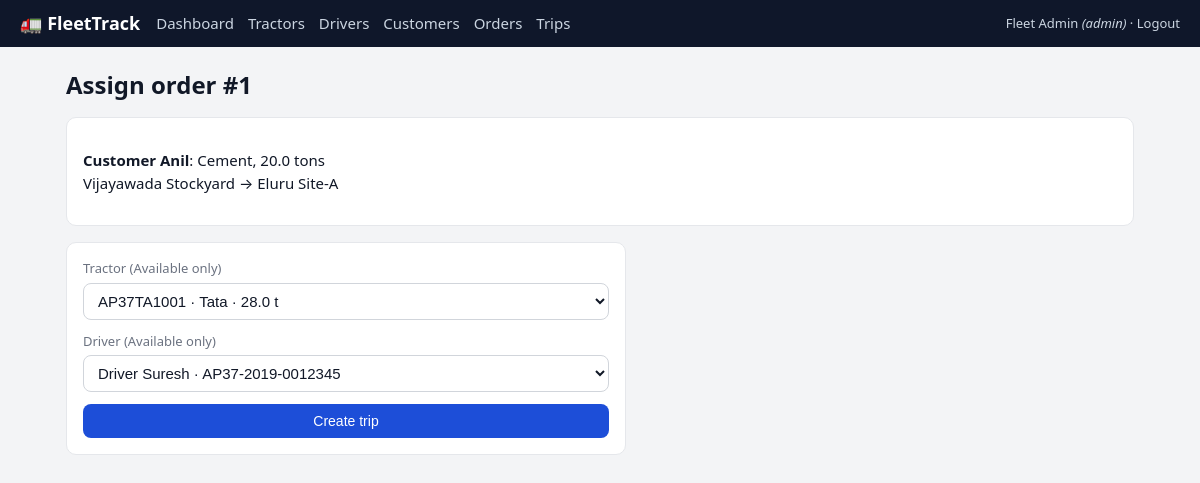
Screenshot of /orders/1/assign (signed in) with the database file from the repository.
### tables this page shows
CREATE TABLE users (
  id INTEGER PRIMARY KEY AUTOINCREMENT,
  name TEXT NOT NULL,
  email TEXT NOT NULL UNIQUE,
  mobile TEXT,
  password_hash TEXT NOT NULL,
  role TEXT NOT NULL CHECK (
    role IN ('admin', 'dispatcher', 'driver', 'customer')
  ),
  active INTEGER NOT NULL DEFAULT 1,
  created_at TEXT NOT NULL DEFAULT (datetime('now'))
);

CREATE TABLE orders (
  id INTEGER PRIMARY KEY AUTOINCREMENT,
  customer_id INTEGER NOT NULL REFERENCES customers(id),
  pickup_location TEXT NOT NULL,
  pickup_lat REAL,
  pickup_lng REAL,
  drop_location TEXT NOT NULL,
  drop_lat REAL,
  drop_lng REAL,
  material TEXT NOT NULL,
  quantity REAL NOT NULL,
  unit TEXT NOT NULL DEFAULT 'tons',
  status TEXT NOT NULL DEFAULT 'New',
  created_by INTEGER REFERENCES users(id),
  created_at TEXT NOT NULL DEFAULT (datetime('now'))
);

### app.py (the view, shortened to what this page needs)
@app.route("/orders/<int:oid>/assign", methods=["GET", "POST"])
@login_required("admin", "dispatcher")
def assign(oid):
    o = q(
        """SELECT o.*, u.name AS customer_name FROM orders o JOIN customers c ON c.id=o.customer_id
             JOIN users u ON u.id=c.user_id WHERE o.id=?""",
        (oid,),
        one=True,
    ) or abort(404)
    if o["status"] != "New":
        flash("This order is already assigned.", "error")
        return redirect(url_for("orders"))
    free_tractors = q("SELECT * FROM tractors WHERE status='Available' ORDER BY reg_no")
    free_drivers = q("""SELECT d.id, u.name, d.license_no FROM drivers d JOIN users u ON u.id=d.user_id
                        WHERE d.status='Available' AND u.active=1""")
    return render_template(
        "assign.html", o=o, tractors=free_tractors, drivers=free_drivers
    )

### app.py (called while the page is built)
def get_db():
    if "db" not in g:
        g.db = sqlite3.connect(DB_PATH)
        g.db.row_factory = sqlite3.Row
        g.db.execute("PRAGMA foreign_keys = ON")
    return g.db

def q(sql, args=(), one=False):
    rows = get_db().execute(sql, args).fetchall()
    if one:
        return rows[0] if rows else None
    return rows

@app.before_request
def load_user():
    uid = session.get("user_id")
    g.user = (
        q("SELECT * FROM users WHERE id=? AND active=1", (uid,), one=True)
        if uid
        else None
    )

def login_required(*roles):
    def deco(f):
        @functools.wraps(f)
        def wrapper(*a, **kw):
            if not g.user:
                return redirect(url_for("login", next=request.path))
            if roles and g.user["role"] not in roles:
                abort(403)
            return f(*a, **kw)
        return wrapper
    return deco

### templates/assign.html
{% extends "base.html" %}
{% block content %}
<h1>Assign order #{{ o.id }}</h1>
<div class="card">
  <p><b>{{ o.customer_name }}</b>: {{ o.material }}, {{ o.quantity }} {{ o.unit }}<br>
    {{ o.pickup_location }} → {{ o.drop_location }}</p>
</div>
<form method="post" class="card form">
  <label>Tractor (Available only)
    <select name="tractor_id" required>{% for t in tractors %}<option value="{{ t.id }}">{{ t.reg_no }} · {{ t.make }} ·
        {{ t.capacity_tons }} t</option>{% endfor %}</select></label>
  <label>Driver (Available only)
    <select name="driver_id" required>{% for d in drivers %}<option value="{{ d.id }}">{{ d.name }} · {{ d.license_no }}
      </option>{% endfor %}</select></label>
  {% if not tractors or not drivers %}<p class="bad">No available {{ 'tractor' if not tractors else 'driver' }}. Approve
    a tractor or free one by closing a trip.</p>
  {% else %}<button class="btn">Create trip</button>{% endif %}
</form>
{% endblock %}

### templates/base.html (shortened to what this page needs)
<!doctype html>
<html lang="en">
<head>
  <link rel="stylesheet" href="{{ url_for('static', filename='style.css') }}">
</head>
<body>
  {% if g.user %}
  <header class="nav">
    <a class="brand" href="{{ url_for('home') }}">🚛 FleetTrack</a>
    <nav>
      {% if g.user.role in ('admin','dispatcher') %}
      <a href="{{ url_for('dashboard') }}">Dashboard</a>
      <a href="{{ url_for('tractors') }}">Tractors</a>
      <a href="{{ url_for('drivers') }}">Drivers</a>
      <a href="{{ url_for('customers') }}">Customers</a>
      <a href="{{ url_for('orders') }}">Orders</a>
      <a href="{{ url_for('trips') }}">Trips</a>
      {% elif g.user.role == 'driver' %}
      <a href="{{ url_for('driver_home') }}">My trips</a>
      {% else %}
      <a href="{{ url_for('customer_home') }}">My shipments</a>
      <a href="{{ url_for('order_new') }}">New order</a>
      {% endif %}
    </nav>
    <span class="who">{{ g.user.name }} <em>({{ g.user.role }})</em> · <a
        href="{{ url_for('logout') }}">Logout</a></span>
  </header>
  {% endif %}
  <main>
    {% block content %}{% endblock %}
  </main>
</body>
</html>

### static/style.css (style rules this page uses)
:root { --bg:#f3f4f6;--card:#fff;--ink:#111827;--muted:#6b7280;--brand:#1d4ed8;--line:#e5e7eb }
* { box-sizing:border-box }
body { margin:0;font:15px/1.5 system-ui,-apple-system,Segoe UI,Roboto,sans-serif;background:var(--bg);color:var(--ink) }
a { color:var(--brand);text-decoration:none }
.nav { display:flex;flex-wrap:wrap;align-items:center;gap:16px;background:#0f172a;color:#fff;padding:10px 20px }
.nav a { color:#cbd5e1 }
.brand { font-weight:700;color:#fff!important;font-size:18px }
.nav nav { display:flex;gap:14px;flex:1;flex-wrap:wrap }
.who { font-size:13px;color:#cbd5e1 }
main { max-width:1100px;margin:20px auto;padding:0 16px }
h1 { margin:0 0 14px;font-size:24px }
.card { background:var(--card);border:1px solid var(--line);border-radius:10px;padding:16px;margin-bottom:16px }
.btn { display:inline-block;background:var(--brand);color:#fff;border:0;border-radius:8px;padding:9px 16px;font-size:14px;cursor:pointer }
.form { display:flex;flex-direction:column;gap:12px;max-width:520px }
.card.form { max-width:560px }
label { display:flex;flex-direction:column;gap:4px;font-size:13px;color:var(--muted) }
input,select { padding:8px 10px;border:1px solid #d1d5db;border-radius:8px;font-size:15px;color:var(--ink);background:#fff }

### rows the page displays
users: user.name "Fleet Admin", user.role "admin"
orders: id "1", material "Cement", quantity "20.0", unit "tons", pickup_location "Vijayawada Stockyard", drop_location "Eluru Site-A"
users: customer_name "Customer Anil"

### other values shown
form field tractor_id "AP37TA1001 · Tata · 28.0 t"
form field driver_id "Driver Suresh · AP37-2019-0012345"
